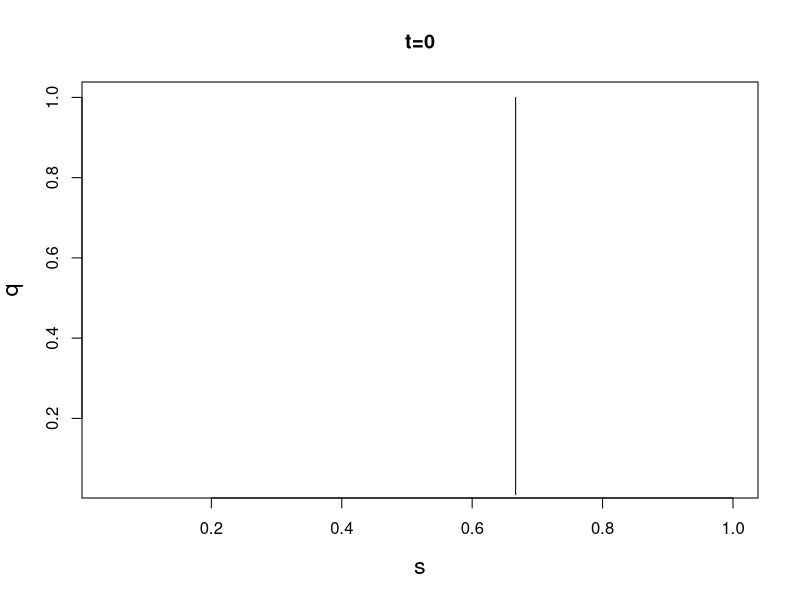
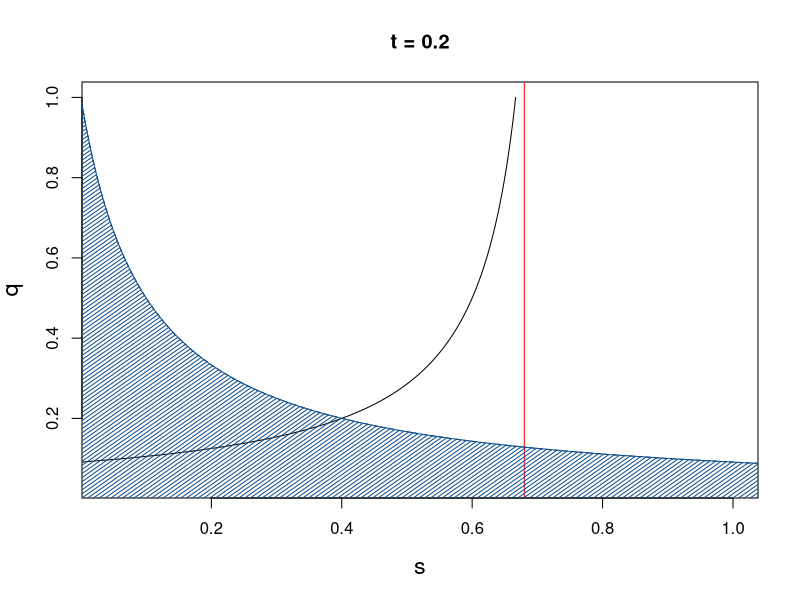
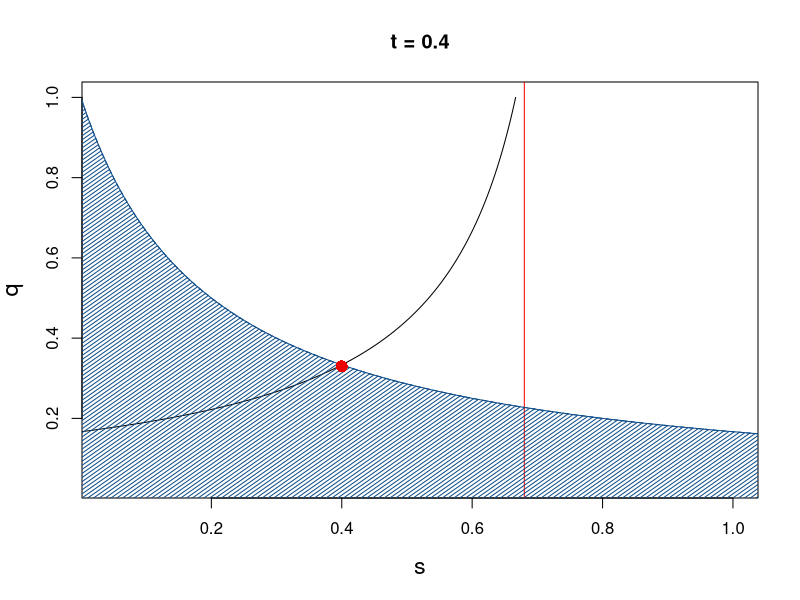
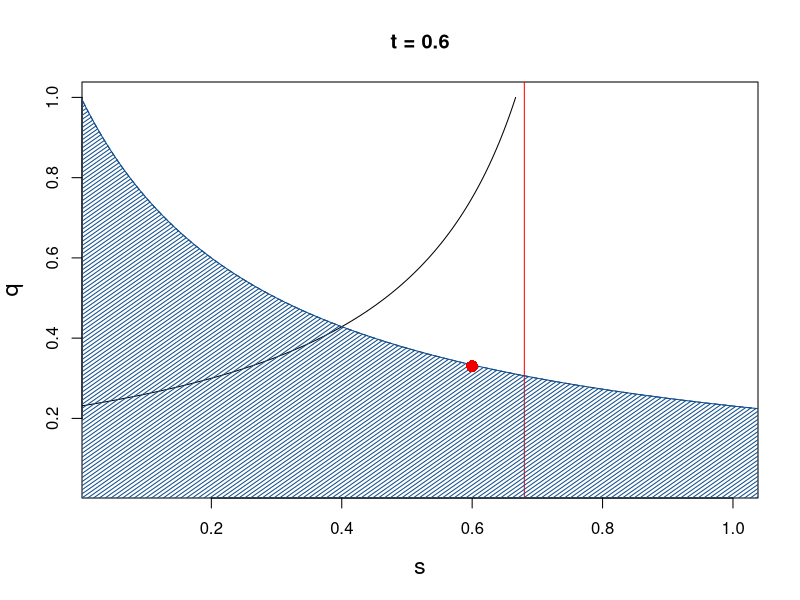
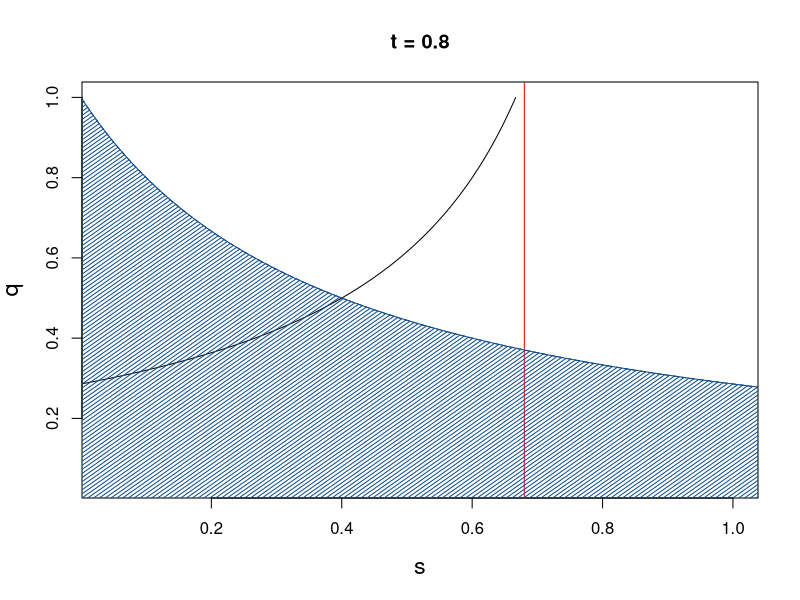
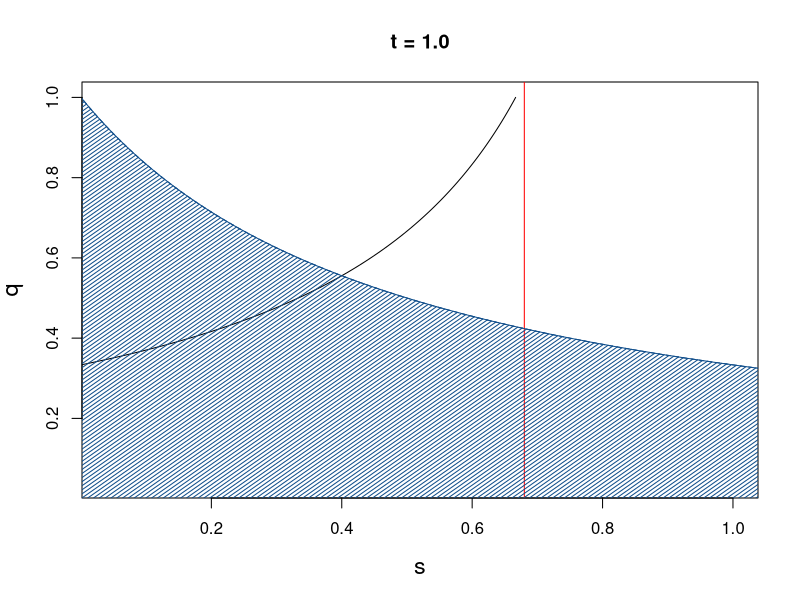

R code for these plots, in order: (Note: this script raises an error after producing the figures.)
##### Checking heterozygote selection model for varying t

## Given differential selection against homozygous dominant and heterozygotes where:
## w.AA = 1-t
## w.Aa = 1-s
## w.aa = 1


#### Plotting s for a range of q's at various t values

## Model equation
hetsel = function(p,t){
  a = p*t
  b = 3*(1-p)
  s=(2/3)-(a/b)
  return(s)
}

hetsel(p = 0.67, t = 0.40)


## Plotting over a range of q's, varying t
q = seq(0,1,0.01)
p = 1 - q # to input into function

## Bound for heterozygote disadvantage
#### Bounding possible selection coefficients for w.aa > 1 ####
## s > p*t/2*(1-p)
s.bound = function(p,t){
  a = p*t
  b = 2*(1-p)
  s = a/b
  return(s)
}

###Re-arranged to solve for q
q.func = function(s,t){
  a=2*s
  b=t+2*s
  q=1-a/b
  return(q)
}



## For t= 0 
t0 = hetsel(p = p, t=0)
t.2 = hetsel(p=p, t=0.2)
t.4 = hetsel(p=p, t=0.4)
t.6 = hetsel(p=p, t=0.6)
t.8 = hetsel(p=p, t=0.8)
t1 = hetsel(p=p, t=1)

## Finding s values for bounding
boundt0=s.bound(p=p,t=0)
boundt.2=s.bound(p=p,t=0.2)
boundt.4=s.bound(p=p,t=0.4)
boundt.6=s.bound(p=p,t=0.6)
boundt.8=s.bound(p=p,t=0.8)
boundt1=s.bound(p=p,t=1.0)

####ADD VERTICAL LINES
## t0
plot(t0,q, ylab = "q",
     xlab = "s",
     cex.lab = 1.4,
     type = "l",
     main = "t=0",
     ylim =  c(0.04,1),
     xlim = c(0.04,1))
lines(x = boundt0, y = q, type = "l", lty = 2, col = "dodgerblue4")

## For t= 0.2
##Shading
###Re-arranged to solve for q (for shading under the curve)
q.func = function(s,t){
  a=2*s
  b=t+2*s
  q=1-a/b
  return(q)
}

########
cord.x <- c(-0.05,boundt.2,-0.05) 
cord.y <- c(-0.05,q.func(s = boundt.2, t=0.2),-0.05)  
plot(t.2,q, ylab = "q",
     xlab = "s",
     cex.lab = 1.4,
     type = "l",
     #col = "dodgerblue4", 
     main = "t = 0.2",
     ylim =  c(0.04,1),
     xlim = c(0.04,1))
lines(x = boundt.2, y = q, type = "l", lty = 2, col = "dodgerblue4")
abline(v= 0.68, col = "red")
polygon(cord.x,cord.y,col='dodgerblue4', density = 30, angle = 35)
q.func(s=0.2, t =0.2) 
#q=0.33 at s=t



## For t= 0.4
cord.x <- c(-0.05,boundt.4,-0.05) 
cord.y <- c(-0.05,q.func(s = boundt.4, t=0.4),-0.05)  
plot(t.4,q, ylab = "q",
     xlab = "s",
     cex.lab = 1.4,
     type = "l",
     #col = "dodgerblue4", 
     main = "t = 0.4",
     ylim =  c(0.04,1),
     xlim = c(0.04,1))
lines(x = boundt.4, y = q, type = "l", lty = 2, col = "dodgerblue4")
abline(v= 0.68, col = "red")
polygon(cord.x,cord.y,col='dodgerblue4', density = 30, angle = 35)
q.func(s=0.4, t =0.4)
#q=0.33 at s=t
points(x = 0.4, y = 0.33, pch = 16, cex = 1.6, col = "red2") ## s =t

## For t= 0.6 
cord.x <- c(-0.05,boundt.6,-0.05) 
cord.y <- c(-0.05,q.func(s = boundt.6, t=0.6),-0.05)  
plot(t.6,q, ylab = "q",
     xlab = "s",
     cex.lab = 1.4,
     type = "l",
     #col = "dodgerblue4", 
     main = "t = 0.6",
     ylim =  c(0.04,1),
     xlim = c(0.04,1))
lines(x = boundt.6, y = q, type = "l", lty = 2, col = "dodgerblue4")
abline(v= 0.68, col = "red")
polygon(cord.x,cord.y,col='dodgerblue4', density = 30, angle = 35)
points(x = 0.6, y = 0.33, pch = 16, cex = 1.6, col = "red2") ## s =t
q.func(s=0.6, t =0.6)
#q=0.33 at s=t

## For t= 0.8 
cord.x <- c(-0.05,boundt.8,-0.05) 
cord.y <- c(-0.05,q.func(s = boundt.8, t=0.8),-0.05)  
plot(t.8,q, ylab = "q",
     xlab = "s",
     cex.lab = 1.4,
     type = "l",
     #col = "dodgerblue4", 
     main = "t = 0.8",
     ylim =  c(0.04,1),
     xlim = c(0.04,1))
lines(x = boundt.8, y = q, type = "l", lty = 2, col = "dodgerblue4")
abline(v= 0.68, col = "red")
polygon(cord.x,cord.y,col='dodgerblue4', density = 30, angle = 35)

## For t= 1.0 
cord.x <- c(-0.05,boundt1,-0.05) 
cord.y <- c(-0.05,q.func(s = boundt1, t=1.0),-0.05)  
plot(t1,q, ylab = "q",
     xlab = "s",
     cex.lab = 1.4,
     type = "l",
     #col = "dodgerblue4", 
     main = "t = 1.0",
     ylim =  c(0.04,1),
     xlim = c(0.04,1))
lines(x = boundt1, y = q, type = "l", lty = 2, col = "dodgerblue4")
abline(v= 0.68, col = "red")
polygon(cord.x,cord.y,col='dodgerblue4', density = 30, angle = 35)

## Checking polynomials for s= 0.2, t= 0.2, q=0.2
#1
(0.2)^2*(2*0.2-0.2)+0.2*(2*0.2-3*0.2)+0.2-0.2 ##-0.032

#2
(0.2)^2*(2-0.2-2*0.2)+0.2*(3*0.2+2*0.2-3)-0.2-0.2-1
##-1.744

#### Given q = 0.3, solve s for a range of t
t = seq(0,1, 0.01)
s.3 = hetsel(q=0.3, t)
sel.coef.3 = as.data.frame(cbind(t,s.3))
## What is the slope?
sel.coef.3$st.ratio = sel.coef.3[,2]/sel.coef.3[,1]


plot(t,s, type = "l",
     col = "mediumpurple")
# q= 0.4
s.4=hetsel(q=0.4, t)
sel.coef.4 = as.data.frame(cbind(t,s.4))
sel.coef.4$st.ratio = sel.coef.4[,2]/sel.coef.4[,1]

#q = 0.1
s.1=hetsel(q=0.1, t)
sel.coef.1 = as.data.frame(cbind(t,s.1))
sel.coef.1$st.ratio = sel.coef.1[,2]/sel.coef.1[,1]

plot(t,s.4, type = "l",
     col = "mediumseagreen",
     ylim = c(0,1))
lines(t,s, type = "l",col = "mediumpurple")
lines(t,s.1, type = "l", col = "deeppink3")
legend(0.6, 0.5, legend=c("q = 0.4", "q = 0.3", "q=0.1"),
       col = c("mediumseagreen", "mediumpurple", "deeppink3"), lwd = 1.3)


## Plot s/t as a function of q?
# Given range of q between 0 and .5 and t values


#### New function when mean fitness w(bar) = 1  ####
##w.aa = (1-p^2*w.AA-2*p*q*w.Aa)/q^2
func = function(q,t){
  p=1-q
  a= 1-p^2*(1-t)-q
  b= 3*p*q
  s = 1 - a/b
  return(s)
}

###function for t>p/(2(1-p))*s
t.great = function(q,s){
  p=1-q
  t=(2*(1-p)/p)*s
  return(t)
}

s=seq(0,1,0.01)
tfit=t.great(q=0.3,s=s)

## Solve given q = 0.3 for a range of t
sfit = func(q=0.3, t=t)
plot(t,sfit, type = "l",
     ylim = c(0,1),
     ylab = "s")
lines(tfit,s, type = "l", col = "darkgreen")

sfit1 = func(q = 0.1, t= t)

###
